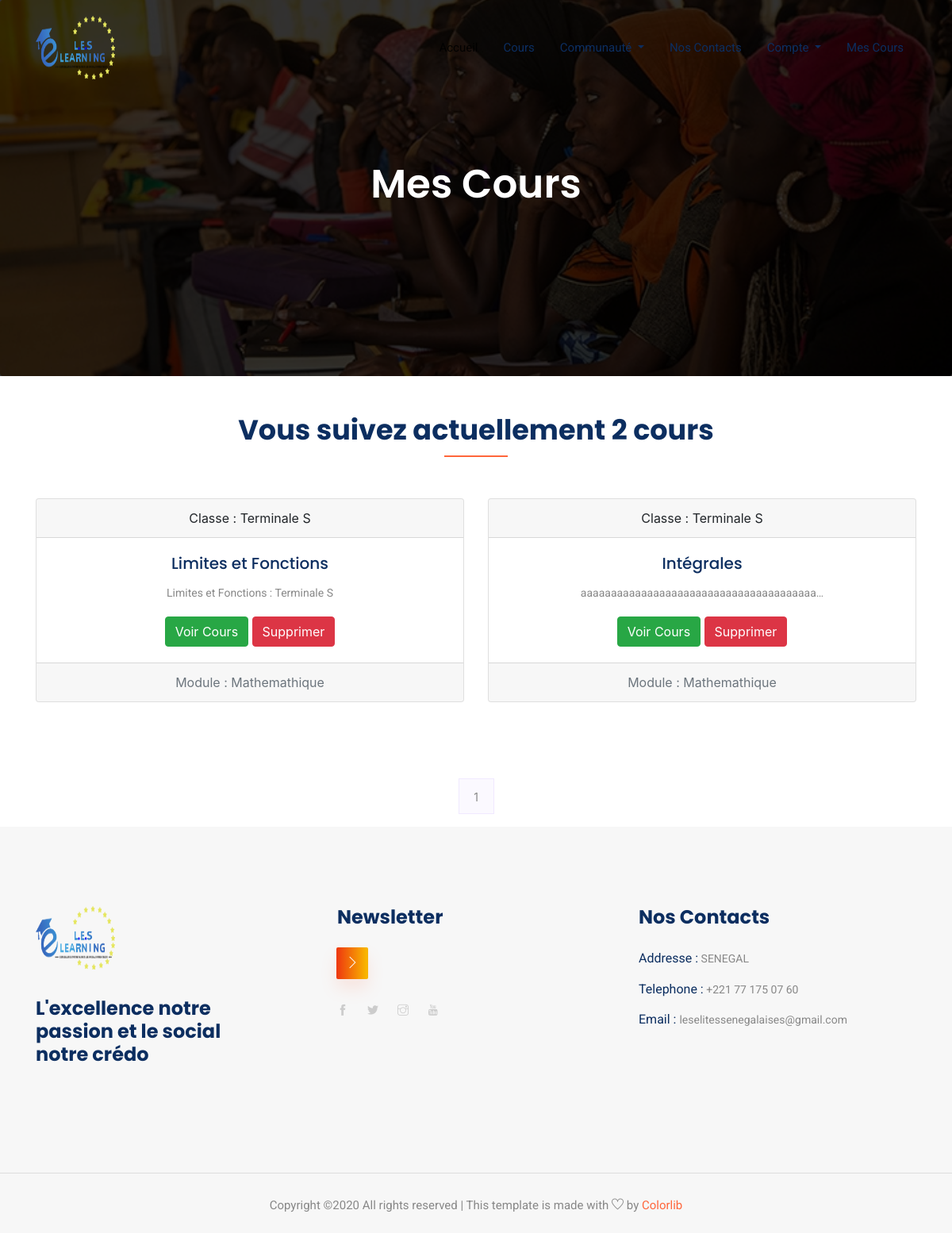
Screenshot of /cours/tableau_de_bord (signed in) with the database file from the repository.
### Cours/models.py (models this page shows, shortened)
class Cours(models.Model):
    titre = models.CharField(max_length=50)
    description = models.TextField()
    categorie = models.CharField(max_length=50)
    niveau = models.ForeignKey(Niveau, on_delete=models.CASCADE)
    photo = models.ImageField(upload_to="./Cours", height_field=None, width_field=None, max_length=None)
    likes = models.ManyToManyField(Membre, blank=True, null=True)

class Niveau(models.Model):
    niveau = models.CharField(max_length=50)
    photo = models.ImageField(upload_to="./Classes", height_field=None, width_field=None, max_length=None)

### Cours/views.py (the view)
# urls.py: path('tableau_de_bord',views.Tableau_bord, name = "Tableau_bord" ),
@login_required(login_url='/compte/connection')
def Tableau_bord(request):
     cours_enroll =Cours.objects.filter(membre_cours__membre__id=request.user.membre.id).distinct()
     som = cours_enroll.count()
     paginator = Paginator(cours_enroll, 4)
     page = request.GET.get('page', 1)
     try:
            cours_enroll = paginator.page(page)
     except PageNotAnInteger:
            cours_enroll = paginator.page(1)
     except EmptyPage:
            cours_enroll = paginator.page(paginator.num_pages)
     return render(request, "Cours/tableau_bord.html", locals())

### Templates/Cours/tableau_bord.html (shortened to what this page needs)
{% extends "Layouts/base.html" %}
{% block content %}
{% load static %}
    <section class="breadcrumb breadcrumb_bg">
        <div class="container">
            <div class="row">
                <div class="col-lg-12">
                    <div class="breadcrumb_iner text-center">
                        <div class="breadcrumb_iner_item">
                            <h2>Mes Cours</h2>
                        </div>
                    </div>
                </div>
            </div>
        </div>
    </section>
    <div class="container mt-5 mb-5">
        <div class="row justify-content-center">
            <div class="col-xl-12">
                <div class="section_tittle text-center">
                    <h2>Vous suivez actuellement  {{som}}  cours</h2>
                </div>
            </div>
        </div>
        <div class="row">
            {% for c in cours_enroll  %}
            <div class="col-lg-6 mt-3 mb-3">
                <div class="card text-center">
                    <div class="card-header">
                      Classe : {{c.niveau.niveau}}
                    </div>
                    <div class="card-body">
                      <h5 class="card-title">{{c.titre}}</h5>
                      <p class="card-text">{{c.description|truncatechars:40}}</p>
                      <a href="{% url 'Cours_details' c.niveau.niveau c.categorie c.titre  %}" class="btn btn-success">Voir Cours</a>
                      <a href="{% url 'Delete_cours' c.id  %}" class="btn btn-danger">Supprimer</a>
                    </div>
                    <div class="card-footer text-muted">
                    Module : {{c.categorie|truncatechars:30}}
                    </div>
                  </div>
            </div>
            {% endfor %}
        </div>
    </div>
    <nav class="blog-pagination justify-content-center d-flex">
        <ul class="pagination">
            {% for p in cours_enroll.paginator.page_range %}
            {% if cours_enroll.number == p  %}
            <li class="page-item active"><a class="page-link" href="?page={{p}}">{{p}}</a></li>
            {% else %}
            <li class="page-item"><a class="page-link" href="?page={{p}}">{{p}}</a></li>
            {% endif %}
            {% endfor %}
        </ul>
    </nav>
    {% endblock content %}

### rows the page displays
Cours: niveau.niveau "Terminale S", titre "Limites et Fonctions", description "Limites et Fonctions : Terminale S", categorie "Mathemathique"
Cours: niveau.niveau "Terminale S", titre "Intégrales", description "aaaaaaaaaaaaaaaaaaaaaaaaaaaaaaaaaaaaaaa…", categorie "Mathemathique"

### other values shown
{{ som }} "2"
{{ p }} "1"
